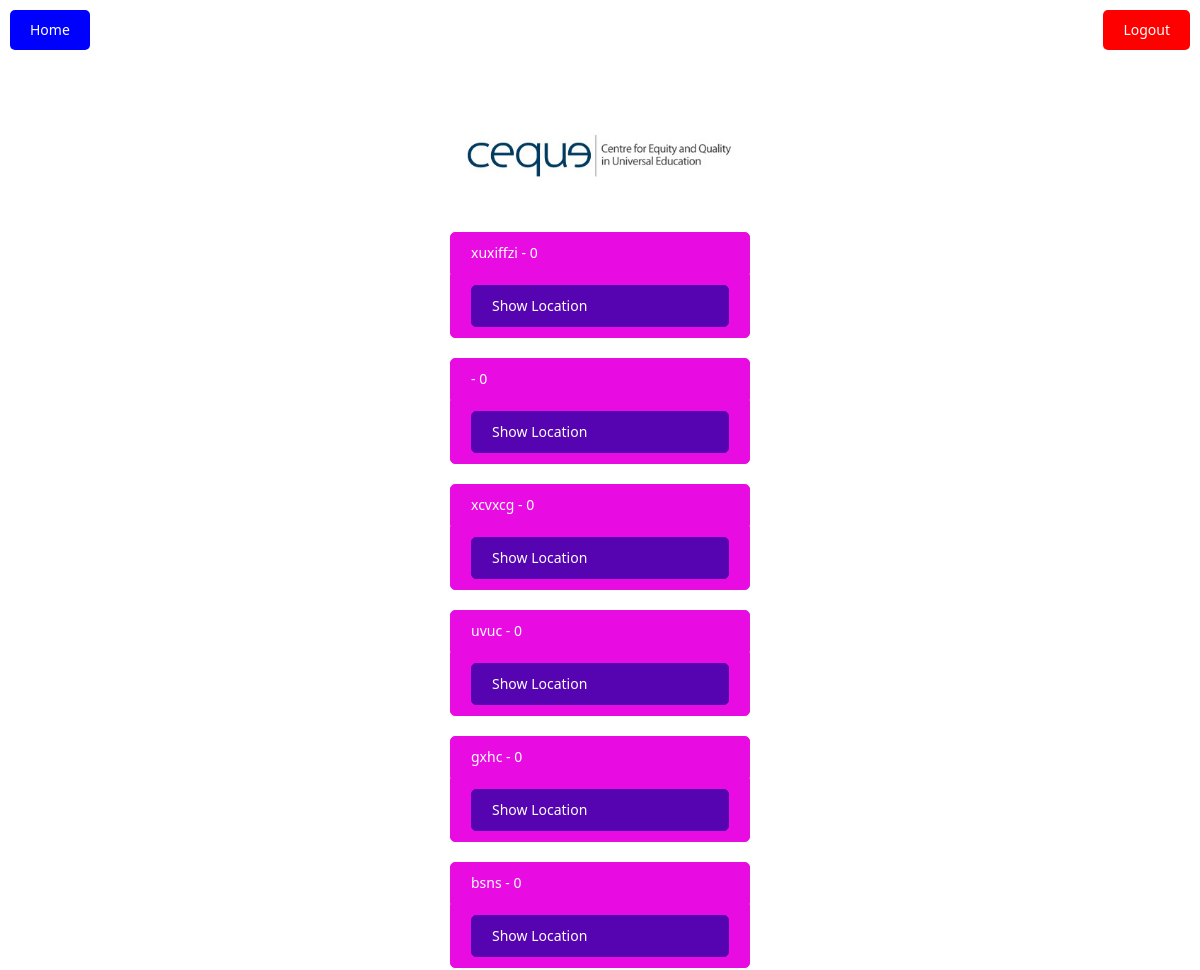
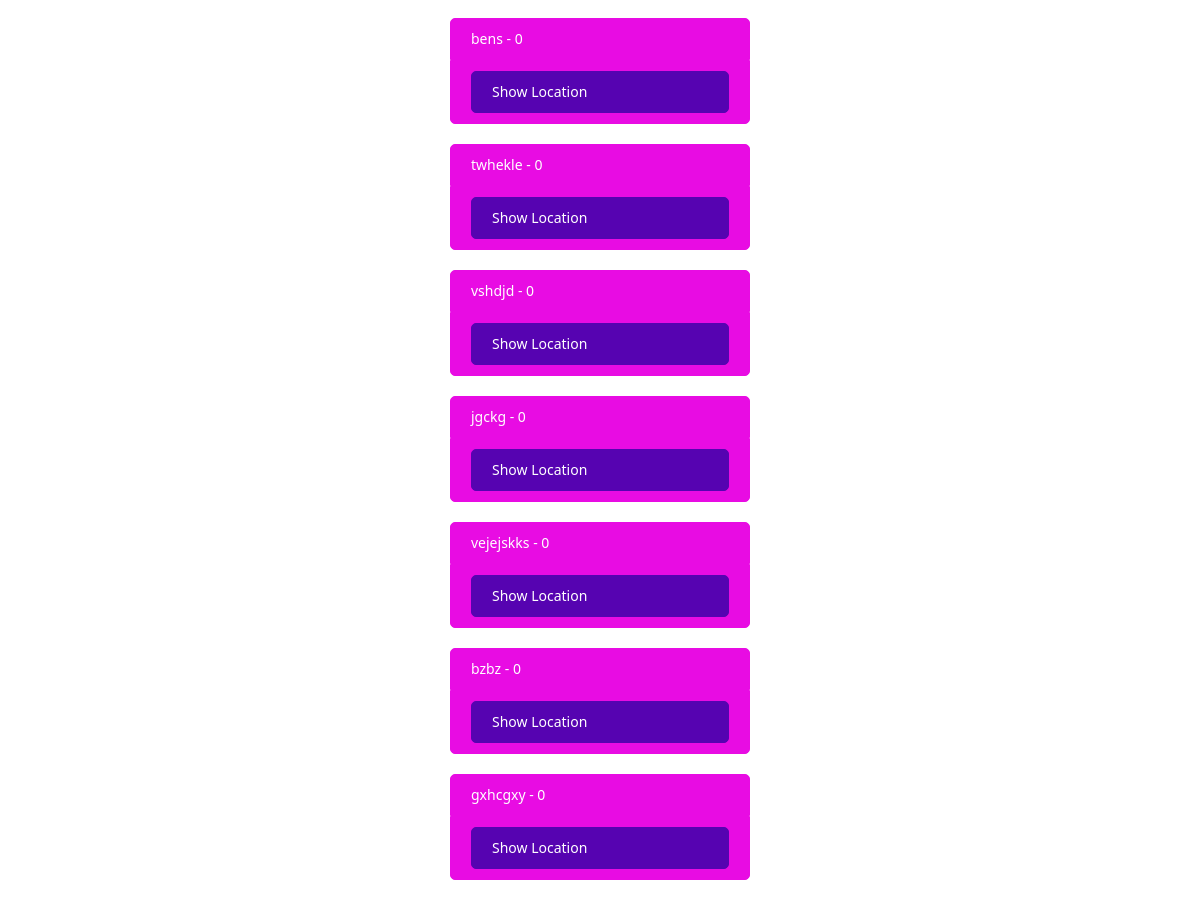
Screenshot of /server/admin/list.php?action=teachers (signed in) with the database file from the repository (2 pictures, top to bottom).
### tables this page shows
CREATE TABLE `users` (
  `id` int(11) NOT NULL,
  `username` varchar(100) NOT NULL,
  `password` varchar(50) NOT NULL,
  `phone_no` int(11) NOT NULL,
  `loc_lat` double NOT NULL,
  `loc_lang` double NOT NULL,
  `type` int(11) NOT NULL DEFAULT '1'
);

### server/admin/list.php (the view, shortened to what this page needs)
<?php
$teachers = "";
$conn = mysqli_connect($dbConfig['dbhost'],$dbConfig['dbuser'],$dbConfig['dbpass'],$dbConfig['dbname']);
$feedBackGiven = "";
$feedBackNotGiven = "";
$action = filter_input(INPUT_GET, "action", FILTER_SANITIZE_STRING);
if ( $action == "lp") {
    $sql = "SELECT * FROM `lesson_plan`";
    $result = $conn->query($sql);
    if ($result->num_rows > 0) {
        while($row = $result->fetch_assoc()) {
            $id = $row['id'];
            $user_id = $row['user_id'];
            $topic = $row['topic_id'];
            $description = $row['description'];
            $imageUrl = $row['image_url'];
            $timestamp = $row['timestamp'];
            $score = $row['score'];
            $topic_name = getTopicName($conn, $id);
            $u_id = getUnitID($conn, $id);
            $unit_name = getUnitName($conn, $u_id);
            $s_id = getSubjectID($conn, $u_id);
            $sub_name = getSubjectName($conn, $s_id);
            if(checkFeedbackSubmit($conn, $id, 1)) {
                $feedBackGiven .= '<div class="listLPShow showData">
                        <div class="header">'.date("d/m/Y H:i:s", $timestamp).'</div>
                        <div class="body">
                            <div class="desc">'.$description.'</div>
                            <div class="otherData">Topic Name : '.$topic_name.'<br>Unit Name : '.$unit_name.'<br>Subject Name : '.$sub_name.'</div>
                        </div>
                        <div class="footer">
                            Score : '.$score.'
                            <br><a href="submitFeedback.php?lp='.$id.'"><div class="submitFeedbackBtn">Submit More Feedback</div></a>
                        </div>
                    </div><br>';
            } else {
                $feedBackNotGiven .= '<div class="listLPShow showData">
                        <div class="header">'.date("d/m/Y H:i:s", $timestamp).'</div>
                        <div class="body">
                            <div class="desc">'.$description.'</div>
                            <div class="otherData">Topic Name : '.$topic_name.'<br>Unit Name : '.$unit_name.'<br>Subject Name : '.$sub_name.'</div>
                        </div>
                        <div class="footer">
                            <a href="submitFeedback.php?lp='.$id.'"><div class="submitFeedbackBtn">Submit Feedback</div></a>
                        </div>
                    </div><br>';
            }
        }
    }
} else if ( $action == "teachers" && $_SESSION['type'] == 7 ) {
    $sql = "SELECT * FROM `users` WHERE type = 1";
    $result = $conn->query($sql);
    if ($result->num_rows > 0) {
        while($row = $result->fetch_assoc()) {
            $username = $row['username'];
            $phone_no = $row['phone_no'];
            $loc_lang = $row['loc_lang'];
            $loc_lat = $row['loc_lat'];
            $teachers .= '<div class="listLPShow showData">
                        <div class="header">'.$username.' - '.$phone_no.'</div>
                        <div class="footer">
                            <a href="https://www.google.co.in/maps/place/'.$loc_lat.', '.$loc_lang.'" target="_blank"><div class="submitFeedbackBtn">Show Location</div></a>
                        </div>
                    </div><br>';
        }
    }
} else if ( $action == "videos" ) {
    $sql = "SELECT * FROM `videos`";
    $result = $conn->query($sql);
    if ($result->num_rows > 0) {
        while($row = $result->fetch_assoc()) {
            $id = $row['id'];
            $youtube = $row['youtube_id'];
            $timestamp = $row['timestamp'];
            $lp = $row['lp_id'];
            $score = $row['score'];
            if(checkFeedbackSubmit($conn, $id, 2)) {
                $feedBackGiven .= '<div class="listLPShow showData">
                        <div class="header">'.date("d/m/Y H:i:s", $timestamp).'</div>
                        <div class="body">
                            <div class="desc"><iframe src="https://www.youtube.com/embed/'.$youtube.'" frameborder="0" allowfullscreen></iframe></div>
                            <div class="otherData"><a href="view.php?lp='.$lp.'"><div class="viewLessionPlanBtn">View Lession Plan</div></a></div>
                        </div>
                        <div class="footer">
                            Score : '.$score.'
                            <a href="submitVideoFeedback.php?lp='.$id.'"><div class="submitFeedbackBtn">Submit More Feedback</div></a>
                        </div>
                    </div><br>';
            } else {
                $feedBackNotGiven .= '<div class="listLPShow showData">
                        <div class="header">'.date("d/m/Y H:i:s", $timestamp).'</div>
                        <div class="body">
                            <div class="desc"><iframe src="https://www.youtube.com/embed/'.$youtube.'" frameborder="0" allowfullscreen></iframe></div>
                            <div class="otherData"><a href="view.php?lp='.$lp.'"><div class="viewLessionPlanBtn">View Lession Plan</div></a></div>
                        </div>
                        <div class="footer">
                            <a href="submitVideoFeedback.php?lp='.$id.'"><div class="submitFeedbackBtn">Submit Feedback</div></a>
                        </div>
                    </div><br>';
            }
        }
    }
}
?>
<!DOCTYPE html>
<html>
    <head>
        <link rel="stylesheet" href="https://maxcdn.bootstrapcdn.com/bootstrap/3.3.7/css/bootstrap.min.css">
        <link rel="stylesheet" href="../css/styles.css">
    </head>
    <body>
        <div style="float: left; margin: 10px; padding: 10px 20px; background: blue; border-radius: 5px;"><a style="color: white;" href="index.php">Home</a></div>
        <div style="float: right; margin: 10px; padding: 10px 20px; background: red; border-radius: 5px;"><a style="color: white;" href="logout.php">Logout</a></div>
        <div class="clearfix"></div>
        <br>
        <div class="container">
            <div class="logo"><img src="../images/logo.png"></div>
            <div class="bodyContainer" align="center">
                <?php if ( $action == "lp") { ?>
                <?php if ($feedBackNotGiven != "") {
                    echo '<h4>Awaiting Feedback</h4><br>';
                    echo $feedBackNotGiven;
                } ?>
                <hr>
                <?php if ($feedBackGiven != "") {
                    echo '<h4>Feedback Submitted</h4><br>';
                    echo $feedBackGiven;
                } ?>
                <?php } else if ( $action == "teachers") { ?>
                <?php echo $teachers; ?>
                <?php } else if ( $action == "videos") { ?>
                 <?php if ($feedBackNotGiven != "") {
                    echo '<h4>Awaiting Feedback</h4><br>';
                    echo $feedBackNotGiven;
                } ?>
                <hr>
                <?php if ($feedBackGiven != "") {
                    echo '<h4>Feedback Submitted</h4><br>';
                    echo $feedBackGiven;
                } ?>
                <?php } else { ?>
                <h4>Unauthorized Access</h4>
                <?php } ?>
            </div>
        </div>
    </body>
</html>

### server/css/styles.css (style rules this page uses)
* { font-family: "Segoe UI", Tahoma; }
html, body { margin: 0; padding: 0; }
.logo { font-size: 28px; margin: 50px 10px 100px 10px; width: 300px; max-width: 90%; text-align: center; margin: 0 auto; }
.logo img { max-width: 100%; margin: 0 auto; display: block; width: 300px; margin: 50px 0px; }
.bodyContainer { width: 300px; max-width: 90%; margin: 0 auto; }
.showData { text-align: left; }
.showData .header { padding: 10px 20px; background: #E80CE3; border-top-left-radius: 5px; border-top-right-radius: 5px; border: 1px solid #E80CE3; color: #fff; }
.showData .footer { padding: 10px 20px; background: #E80CE3; border-bottom-left-radius: 5px; border-bottom-right-radius: 5px; border: 1px solid #E80CE3; color: #fff; }
.showData .submitFeedbackBtn { background: #5603b1; border: 1px solid #5603b1; color: #fff; padding: 10px 20px; border-radius: 5px; }
.showData a { color: #fff; }

### rows the page displays
users: username "xuxiffzi", phone_no "0"
users: phone_no "0"
users: username "xcvxcg", phone_no "0"
users: username "uvuc", phone_no "0"
users: username "gxhc", phone_no "0"
users: username "bsns", phone_no "0"
users: username "bens", phone_no "0"
users: username "twhekle", phone_no "0"
users: username "vshdjd", phone_no "0"
users: username "jgckg", phone_no "0"
users: username "vejejskks", phone_no "0"
users: username "bzbz", phone_no "0"
users: username "gxhcgxy", phone_no "0"
